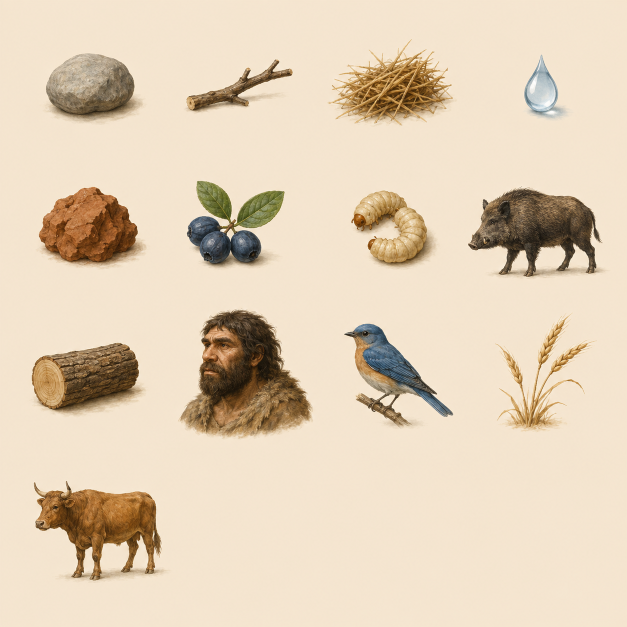
#> input picture docs/design/reference/elements-sheet.png, 1254 x 1254 px (shown at 1/2 size)
$ python build_elements.py
#> lines starting #> are read from the running program, lines starting #| are printed output that depends on the picture; after the words box and inside, x2 and y2 are one past the last pixel; in counts of white or black regions, pixels touching at a corner belong together
### tools/art/sheet_ingest.py
"""Delt, deterministisk udskæringsmotor for malede element-ark.

Uddraget af `build_elements.py`, som den oprindeligt implementerede denne
logik alene for de 13 grundelementer. Fremtidige tematiske ark (TASK-038:
174 resterende elementer i bunker sten/træ/mad/dyr/værktøj/ild/samfund)
skal skæres ud med SAMME metode, ikke en ny — ellers driver de nye brikker
fra de gamle på præcis den måde, hele normaliserings-pipelinen (TASK-034)
findes for at forhindre.

Metoden er fremspring, ikke sammenhængskomponenter eller en AI-baseret
segmentering: en sum af maskede pixels per række finder vandrette bånd med
indhold; inde i hvert bånd giver samme sum per søjle den enkelte genstand.
Robust over for at et gitter ikke er helt regelmæssigt, og — vigtigst for
denne prøvelse — 100 % deterministisk og uden nogen model i selve
beskæringen. "Ingen AI-dekomponering/beskæring" (prøvelsens ord) betyder
netop dette: et billede må gerne komme FRA en billedmodel (Higgsfield), men
at finde og skære brikkerne ud af det arket sker med ren aritmetik.

`build_elements.py` er nu en tynd indpakning om denne fil — samme ORDER,
samme konstanter, samme regnerækkefølge. Regressionstesten
`tools/art/tests/test_build_elements_regression.py` låser at omlægningen
ikke har ændret en eneste byte i de 13 committede filer.
"""
from __future__ import annotations

from dataclasses import dataclass
from pathlib import Path

import numpy as np
from PIL import Image

Box = tuple[int, int, int, int]  # (x0, y0, x1, y1), halvåbent i x1/y1


@dataclass(frozen=True)
class DetectParams:
    """Parametre for at finde genstandenes bokse på et ark."""

    mask_threshold: float = 18.0
    min_area: int = 400
    gap_min: int = 8
    gap_divisor: int = 60


@dataclass(frozen=True)
class CutParams:
    """Parametre for at klippe en enkelt genstand ud og normalisere den."""

    tile: int = 192
    pad: float = 0.04
    alpha_floor: float = 9.0
    alpha_full: float = 42.0


def load_rgb(path: Path) -> np.ndarray:
    """Læser et billede som float64 RGB — samme dtype build_elements.py brugte."""
    return np.asarray(Image.open(path).convert("RGB")).astype(np.float64)


def sample_border_background(a: np.ndarray, border: int = 8) -> np.ndarray:
    """Medianen af en kantramme — rammer den flade baggrund uden at blive
    trukket af en genstand, der ligger tæt på kanten."""
    frame = np.concatenate(
        [
            a[:border].reshape(-1, 3),
            a[-border:].reshape(-1, 3),
            a[:, :border].reshape(-1, 3),
            a[:, -border:].reshape(-1, 3),
        ]
    )
    return np.median(frame, axis=0)


def content_mask(a: np.ndarray, bg: np.ndarray, threshold: float) -> tuple[np.ndarray, np.ndarray]:
    """Afstand fra baggrunden per pixel, og masken den udløser."""
    dist = np.abs(a - bg).max(axis=2)
    return dist, dist > threshold


def bands(profile: np.ndarray, gap: int) -> list[tuple[int, int]]:
    """Sammenhængende områder med indhold, adskilt af mindst `gap` tomme linjer.

    Uændret fra build_elements.py's `_bands` — kun navngivet uden
    underscore, fordi den nu er offentligt genbrugt API.
    """
    on = profile > 0
    result: list[tuple[int, int]] = []
    start, run = None, 0
    for i, v in enumerate(on):
        if v:
            if start is None:
                start = i - run if run and result and i - run <= result[-1][1] + gap else i
            run = 0
        else:
            if start is not None:
                run += 1
                if run >= gap:
                    result.append((start, i - run + 1))
                    start = None
    if start is not None:
        result.append((start, len(on)))
    return [(a0, b0) for a0, b0 in result if b0 - a0 > 4]


def detect_boxes(mask: np.ndarray, params: DetectParams = DetectParams()) -> list[Box]:
    """Finder genstandsbokse i læserækkefølge (bånd for bånd, top til bund;
    inde i hvert bånd, venstre til højre)."""
    h = mask.shape[0]
    gap = max(params.gap_min, h // params.gap_divisor)
    boxes: list[Box] = []
    for y0, y1 in bands(mask.sum(axis=1), gap):
        strip = mask[y0:y1]
        for x0, x1 in bands(strip.sum(axis=0), gap):
            sub = strip[:, x0:x1]
            if sub.sum() < params.min_area:
                continue
            ys = np.where(sub.any(axis=1))[0]
            boxes.append((x0, y0 + ys[0], x1, y0 + ys[-1] + 1))
    return boxes


def alpha_from_distance(dist: np.ndarray, floor: float, full: float) -> np.ndarray:
    return np.clip((dist - floor) / (full - floor), 0.0, 1.0)


def unpremultiply(a: np.ndarray, bg: np.ndarray, alpha: np.ndarray) -> np.ndarray:
    """Farven u-præmultipliceret tilbage, så bløde kanter overlever og
    genstanden kan ligge på et hvilket som helst kort uden en firkant."""
    safe = np.maximum(alpha, 1e-6)[..., None]
    return np.clip((a - (1.0 - alpha)[..., None] * bg) / safe, 0, 255)


def cut_full_rgba(a: np.ndarray, bg: np.ndarray, dist: np.ndarray, params: CutParams) -> Image.Image:
    """Bygger det fulde RGBA-billede (samme størrelse som arket) med alfa
    udregnet af afstanden til baggrunden. Beskæring pr. genstand sker
    bagefter med `pad_and_scale`, så bokse kan opdateres uden at regne
    farverne om igen."""
    alpha = alpha_from_distance(dist, params.alpha_floor, params.alpha_full)
    fg = unpremultiply(a, bg, alpha)
    rgba = np.dstack([fg, alpha * 255.0]).astype(np.uint8)
    return Image.fromarray(rgba)


def pad_and_scale(full: Image.Image, box: Box, params: CutParams) -> Image.Image:
    """Beskærer én genstand ud af det fulde RGBA-billede med fast luft
    omkring, og skalerer til `params.tile` på den længste side."""
    x0, y0, x1, y1 = box
    bw, bh = x1 - x0, y1 - y0
    pad = int(round(max(bw, bh) * params.pad))
    crop = full.crop((x0 - pad, y0 - pad, x1 + pad, y1 + pad))
    scale = params.tile / max(crop.width, crop.height)
    return crop.resize(
        (max(1, round(crop.width * scale)), max(1, round(crop.height * scale))),
        Image.LANCZOS,
    )


def detect_and_cut(
    sheet_path: Path,
    expected_count: int | None,
    detect_params: DetectParams = DetectParams(),
    cut_params: CutParams = CutParams(),
) -> tuple[list[Box], Image.Image]:
    """Finder alle genstandsbokse på et ark og bygger det fulde normaliserede
    RGBA-billede. Kaster hvis `expected_count` ikke matcher — samme
    "gæt ikke"-disciplin som `build_elements.py` altid har håndhævet."""
    a = load_rgb(sheet_path)
    bg = sample_border_background(a)
    dist, mask = content_mask(a, bg, detect_params.mask_threshold)
    boxes = detect_boxes(mask, detect_params)
    if expected_count is not None and len(boxes) != expected_count:
        raise SystemExit(
            f"fandt {len(boxes)} genstande, forventede {expected_count}.\n"
            "Arket matcher ikke den forventede rækkefølge — ret rækkefølgen "
            "eller arket, gæt ikke."
        )
    full = cut_full_rgba(a, bg, dist, cut_params)
    return boxes, full


def cut_tiles(sheet_path: Path, order: list[str], detect_params: DetectParams = DetectParams(), cut_params: CutParams = CutParams()) -> dict[str, Image.Image]:
    """Bekvemmelighedsfunktion: `detect_and_cut` + `pad_and_scale` for hvert
    navn i `order`, i den rækkefølge boksene blev fundet i (læserækkefølge)."""
    boxes, full = detect_and_cut(sheet_path, len(order), detect_params, cut_params)
#> in detect_and_cut, `bg = sample_border_background(a)`: bg = [244, 229, 207]
#> in detect_and_cut, `dist, mask = content_mask(a, bg, detect_params.mask_threshold)`:
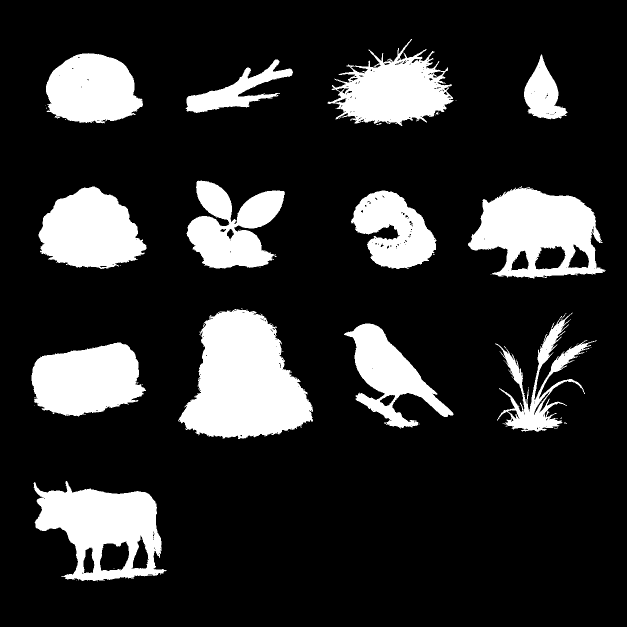
#> mask: shape (1254, 1254) bool (shown at 1/2 size); 17.7% white; 64 white regions (50 under 20 px), largest, box (x1, y1, x2, y2) and area: (356, 618, 626, 878) 45929, (936, 372, 1212, 557) 30760, (67, 962, 334, 1162) 29945
#> in bands, `start, run = None, 0`: run = 0
#> the loop in detect_boxes, `for y0, y1 in bands(mask.sum(axis=1), gap):` made 4 passes
#> (y0, y1) on passes 1 to 4: (78, 252), (361, 557), (617, 878), (962, 1163)
#> pass 1, in detect_boxes, `strip = mask[y0:y1]`:
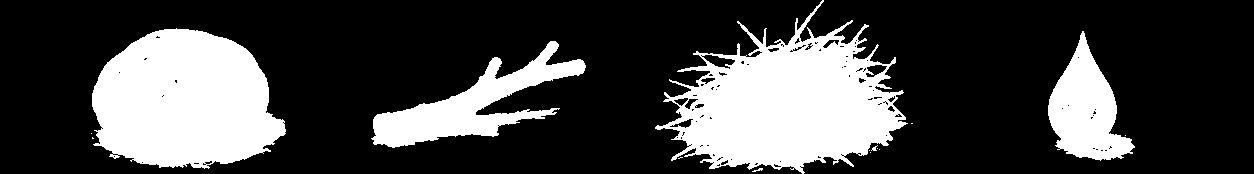
#> strip: shape (174, 1254) bool; 26.2% white; 15 white regions (10 under 20 px), largest, box (x1, y1, x2, y2) and area: (655, 0, 908, 174) 22952, (92, 28, 286, 169) 20607, (371, 41, 586, 148) 7576, (1048, 31, 1135, 161) 5985, (752, 168, 763, 172) 20
#> after the loop in detect_boxes, `for y0, y1 in bands(mask.sum(axis=1), gap):`: boxes = 13 items, first 6: (91, 106, 286, 247), (371, 119, 586, 226), (655, 78, 913, 252), (1048, 109, 1135, 239), (77, 373, 293, 538), (373, 361, 570, 537)
#> in cut_full_rgba, `rgba = np.dstack([fg, alpha * 255.0]).astype(np.uint8)`:
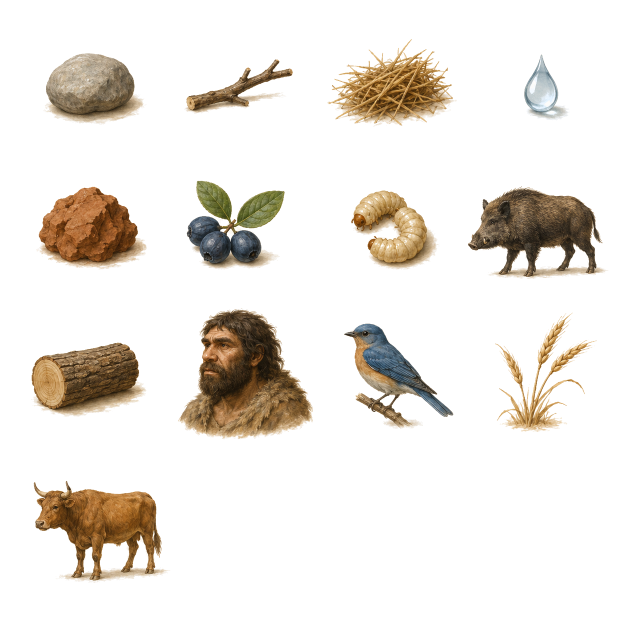
#> rgba: shape (1254, 1254, 4) (shown at 1/2 size); mean R, G, B, A 80.8, 28.5, 63.1, 44.3; transparent parts drawn white
    return {name: pad_and_scale(full, box, cut_params) for name, box in zip(order, boxes)}

### tools/art/build_elements.py
"""Skærer elementbrikkernes malerier ud af det ark, de blev malet på.

Brikkerne var emoji. Emoji er systemskrift: de skifter udseende med styresystem
og version, de har deres eget farvesprog, og de trækker skærmen væk fra det
malede register resten af spillet ligger i. Referencen viser malede genstande i
stil med en gammel naturhistorisk plancheside.

De 13 grundelementer er malet på ÉT ark frem for hver for sig. Lys, skala og
palet skal være ens på tværs af brikkerne; 13 selvstændige billeder ville
drive fra hinanden på alle tre, og forskellen ses tydeligst når brikkerne
ligger side om side i gitteret — hvilket er præcis dét, de gør.

Selve udskæringsmotoren (fremspringsdetektion, alfa-fra-baggrundsafstand,
beskæring med fast luft) er flyttet til `sheet_ingest.py`, så FREMTIDIGE
tematiske ark (TASK-038) kan genbruge nøjagtig samme aritmetik i stedet for
at få en ny, drivende metode. Denne fil er nu kun ARKETS EGNE konstanter —
hvilken fil, hvilken rækkefølge, hvilke tærskler — plus gemning. Se
`sheet_ingest.py`'s docstring for selve metoden.

`tools/art/tests/test_build_elements_regression.py` låser at denne omlægning
ikke ændrede en eneste byte af de 13 filer arket producerer.

Rækkefølgen er læserækkefølge og skal matche ORDER herunder. Ændrer man
arket, skal ORDER følge med.

Beskæringen er tæt og bevarer formatet: genstanden fylder filen ud, og
CSS bokser den bagefter. Kvadratiske filer virker som den pæne løsning,
men de er forkerte her — en bred genstand centreret i et kvadrat efter sin
længste side taber højde, og stenen ville stå 40 px høj hvor referencens
står 62. Referencen skalerer hver genstand til at fylde en fælles kasse på
cirka 91x67, ikke til et fælles kvadrat.

Kør: python3 tools/art/build_elements.py [sti/til/ark.png]
"""
from __future__ import annotations

import sys
from pathlib import Path

from sheet_ingest import CutParams, DetectParams, cut_tiles

ROOT = Path(__file__).resolve().parents[2]
SHEET = ROOT / "docs/design/reference/elements-sheet.png"
OUT_DIR = ROOT / "src/assets/art/elements"

# Læserækkefølge på arket. Skal svare til id'erne i content/elements.json.
ORDER = [
    "sten", "pind", "graes", "vand",
    "ler", "baer", "larver", "dyr",
    "stamme", "nabo", "fugl", "korn",
    "okse",
]

TILE = 192           # længste side; ~2x den viste kasse på 91x67
PAD = 0.04           # luft omkring genstanden, som andel af dens længste side
MASK_THRESHOLD = 18  # afstand fra baggrund før en pixel tæller som indhold
ALPHA_FLOOR = 9      # under dette er pixlen baggrund og bliver helt gennemsigtig
ALPHA_FULL = 42      # afstand hvor alfa når 1,0
MIN_AREA = 400       # kasserer støvkorn og komprimeringsstøj

DETECT_PARAMS = DetectParams(mask_threshold=MASK_THRESHOLD, min_area=MIN_AREA)
CUT_PARAMS = CutParams(tile=TILE, pad=PAD, alpha_floor=ALPHA_FLOOR, alpha_full=ALPHA_FULL)


def main() -> None:
    src = Path(sys.argv[1]) if len(sys.argv) > 1 else SHEET
    if not src.exists():
        raise SystemExit(f"mangler {src}\nSe scriptets docstring.")

    tiles = cut_tiles(src, ORDER, DETECT_PARAMS, CUT_PARAMS)
#> in pad_and_scale, `crop = full.crop((x0 - pad, y0 - pad, x1 + pad, y1 + pad))`:
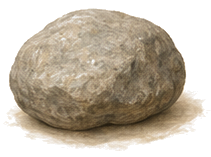
#> crop: PIL image 211x157 RGBA; mean R, G, B, A 124.2, 95.9, 86.9, 153.9; transparent parts drawn white
#> in pad_and_scale (call 11), `x0, y0, x1, y1 = box`: x0 = 688; y0 = 647; x1 = 907; y1 = 857
#> in pad_and_scale (call 11), `bw, bh = x1 - x0, y1 - y0`: bw = 219; bh = 210
#> in pad_and_scale (call 11), `pad = int(round(max(bw, bh) * params.pad))`: pad = 9
#> in pad_and_scale (call 11), `return crop.resize( (max(1, round(crop.width * scale)), max(1, round(c..`:
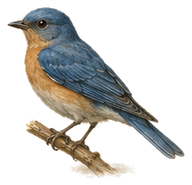
#> returned value: PIL image 192x185 RGBA; mean R, G, B, A 45.5, 43.6, 39.4, 81.5; transparent parts drawn white
#> in pad_and_scale (call 12), `x0, y0, x1, y1 = box`: x0 = 990; y0 = 625; x1 = 1194; y1 = 864
#> in pad_and_scale (call 12), `bw, bh = x1 - x0, y1 - y0`: bw = 204; bh = 239
#> in pad_and_scale (call 12), `pad = int(round(max(bw, bh) * params.pad))`: pad = 10
#> in pad_and_scale (call 12), `return crop.resize( (max(1, round(crop.width * scale)), max(1, round(c..`:
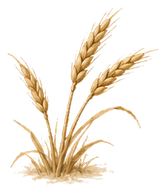
#> returned value: PIL image 166x192 RGBA; mean R, G, B, A 60.3, 49.9, 35.3, 45.1; transparent parts drawn white
#> in pad_and_scale (call 13), `x0, y0, x1, y1 = box`: x0 = 67; y0 = 962; x1 = 334; y1 = 1163
#> in pad_and_scale (call 13), `bw, bh = x1 - x0, y1 - y0`: bw = 267; bh = 201
#> in pad_and_scale (call 13), `pad = int(round(max(bw, bh) * params.pad))`: pad = 11
#> in pad_and_scale (call 13), `return crop.resize( (max(1, round(crop.width * scale)), max(1, round(c..`:
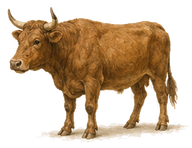
#> returned value: PIL image 192x148 RGBA; mean R, G, B, A 81.8, 59.6, 34.6, 116.6; transparent parts drawn white
#> tiles = 13 items

    OUT_DIR.mkdir(parents=True, exist_ok=True)
    for name, crop in tiles.items():
        path = OUT_DIR / f"{name}.webp"
        crop.save(path, "WEBP", quality=82, method=6)
        print(f"  {path.name:14s} → {crop.width}x{crop.height}  {path.stat().st_size / 1024:.1f} kB")
#> this loop made 1 pass
#> name on pass 1: 'sten'


if __name__ == "__main__":
#> (the run stopped early here; a loop or call above may not have finished)
